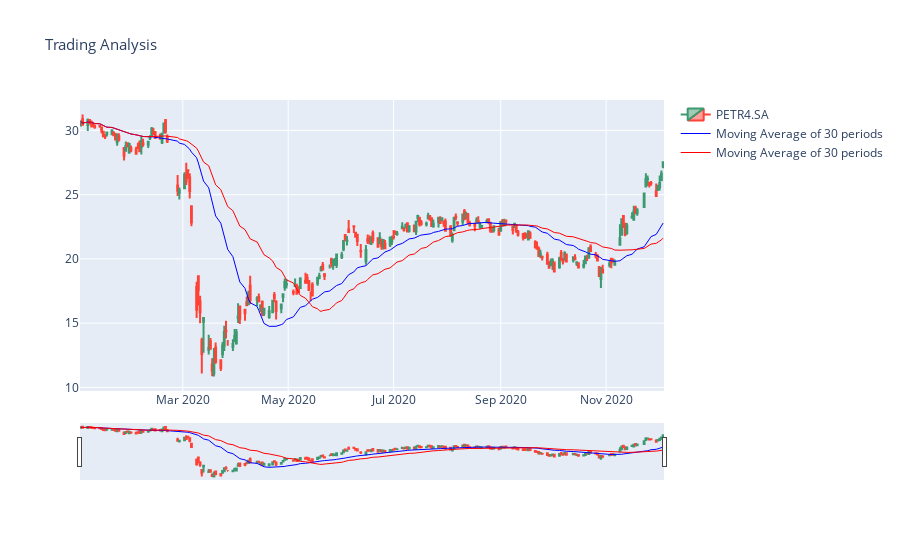

The cell this chart's notebook holds for it:
### Code cell
estrovenga = {
    'x': df.index,
    'open': df.Open,
    'close': df.Close,
    'high': df.High,
    'low': df.Low,
    'type': 'candlestick',
    'name': stock,
    'showlegend': True
}

estrovenga30 = {
    'x': df.index,
    'y': avg30,
    'type': 'scatter',
    'mode': 'lines',
    'line': {
        'width': 1,
        'color': 'blue'
            },
    'name': 'Moving Average of 30 periods'
}

estrovenga50 = {
    'x': df.index,
    'y': avg50,
    'type': 'scatter',
    'mode': 'lines',
    'line': {
        'width': 1,
        'color': 'red'
            },
    'name': 'Moving Average of 30 periods'
}

data = [estrovenga, estrovenga30, estrovenga50]

layout = go.Layout({
    'title': {
        'text': 'Trading Analysis',
        'font': {
            'size': 15
        }
    }
})

fig = go.Figure(data=data, layout=layout)
fig.show()

### Figure 1 — Plotly figure (JSON) as saved in the notebook; plotly's stock layout.template omitted (floating-point values rounded to 4 significant figures; data arrays with more than 128 entries replaced by an {"elided": "..."} marker saying what was removed)
{"data": [{"close": {"elided": "231 float values"}, "high": {"elided": "231 float values"}, "low": {"elided": "231 float values"}, "name": "PETR4.SA", "open": {"elided": "231 float values"}, "showlegend": true, "type": "candlestick", "x": {"elided": "231 str values"}}, {"line": {"color": "blue", "width": 1}, "mode": "lines", "name": "Moving Average of 30 periods", "type": "scatter", "x": {"elided": "231 str values"}, "y": {"elided": "231 float values"}}, {"line": {"color": "red", "width": 1}, "mode": "lines", "name": "Moving Average of 30 periods", "type": "scatter", "x": {"elided": "231 str values"}, "y": {"elided": "231 float values"}}], "layout": {"title": {"font": {"size": 15}, "text": "Trading Analysis"}}}
